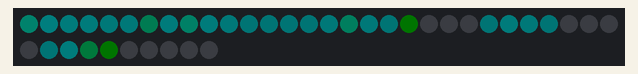
Simulated run of this sketch. Board: Arduino Uno, built with avr-gcc and run on an emulated ATmega328P. Shown: 40 RGB LEDs in strip order, left to right, continuing on the next row. Dim RGB values are drawn brighter than linear.

Above: at 0.18 s.
At 6.19 s:
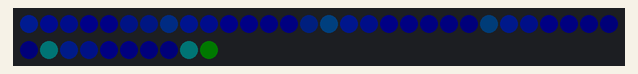
At 11.16 s:
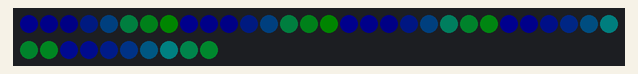
At 19.87 s:
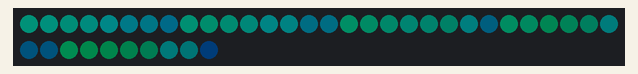
At 29.09 s:
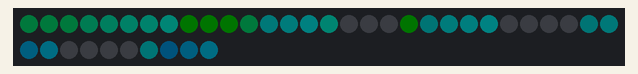
At 39.74 s:
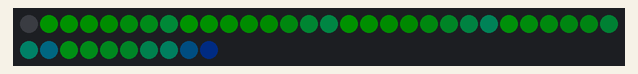

The sketch:

led_matrix_plasma.ino
```cpp
#include <Adafruit_NeoPixel.h>


// Parameter 1 = number of pixels in strip
// Parameter 2 = pin number (most are valid)
// Parameter 3 = pixel type flags, add together as needed:
//   NEO_RGB     Pixels are wired for RGB bitstream
//   NEO_GRB     Pixels are wired for GRB bitstream
//   NEO_KHZ400  400 KHz bitstream (e.g. FLORA pixels)
//   NEO_KHZ800  800 KHz bitstream (e.g. High Density LED strip)
Adafruit_NeoPixel pixels(40, 6, NEO_GRBW + NEO_KHZ800);

// Convenient 2D point structure
struct Point {
  float x;
  float y;
};

float phase = 0.0;
float phaseIncrement = 0.01;  // Controls the speed of the moving points. Higher == faster. I like 0.08 ..03 change to .02
float colorStretch = 0.001;    // Higher numbers will produce tighter color bands. I like 0.11 . ok try .11 instead of .03

void setup() {
  pixels.begin();
  pixels.setBrightness(20); //please don't make it so bright!
  pixels.show(); // Initialize all pixels to 'off'
  pixels.show();
}

// This function is called every frame.
void loop() {
  phase += phaseIncrement;

  // The two points move along Lissajious curves, see: http://en.wikipedia.org/wiki/Lissajous_curve
  // We want values that fit the LED grid: x values between 0..13, y values between 0..8 .
  // The sin() function returns values in the range of -1.0..1.0, so scale these to our desired ranges.
  // The phase value is multiplied by various constants; I chose these semi-randomly, to produce a nice motion.
  Point p1 = { (sin(phase*1.000)+1.0) * 4.5, (sin(phase*1.310)+1.0) * 4.0 };
  Point p2 = { (sin(phase*1.770)+1.0) * 4.5, (sin(phase*2.865)+1.0) * 4.0 };
  Point p3 = { (sin(phase*0.250)+1.0) * 4.5, (sin(phase*0.750)+1.0) * 4.0 };

  byte row, col;

  // For each row...
  for( row=0; row<5; row++ ) {
    float row_f = float(row);  // Optimization: Keep a floating point value of the row number, instead of recasting it repeatedly.

    // For each column...
    for( col=0; col<8; col++ ) {
      float col_f = float(col);  // Optimization.

      // Calculate the distance between this LED, and p1.
      Point dist1 = { col_f - p1.x, row_f - p1.y };  // The vector from p1 to this LED.
      float distance1 = sqrt( dist1.x*dist1.x + dist1.y*dist1.y );

      // Calculate the distance between this LED, and p2.
      Point dist2 = { col_f - p2.x, row_f - p2.y };  // The vector from p2 to this LED.
      float distance2 = sqrt( dist2.x*dist2.x + dist2.y*dist2.y );

      // Calculate the distance between this LED, and p3.
      Point dist3 = { col_f - p3.x, row_f - p3.y };  // The vector from p3 to this LED.
      float distance3 = sqrt( dist3.x*dist3.x + dist3.y*dist3.y );

      // Warp the distance with a sin() function. As the distance value increases, the LEDs will get light,dark,light,dark,etc...
      // You can use a cos() for slightly different shading, or experiment with other functions. Go crazy!
      float color_1 = distance1;  // range: 0.0...1.0
      float color_2 = distance2;
      float color_3 = distance3;
      float color_4 = (cos( distance1 * distance2 * colorStretch )) + 2.0 * 0.5;

      // Square the color_f value to weight it towards 0. The image will be darker and have higher contrast.
      color_1 *= color_1 * color_4;
      color_2 *= color_2 * color_4;
      color_3 *= color_3 * color_4;
      color_4 *= color_4;

      // Scale the color up to 0..7 . Max brightness is 7.
      //pixels.setPixelColor(col + (8 * row), pixels.Color(color_4, 0, 0) );
      pixels.setPixelColor(col + (8 * row), pixels.Color(0, color_2, color_3));
    }
  }
  pixels.show();

}
```
